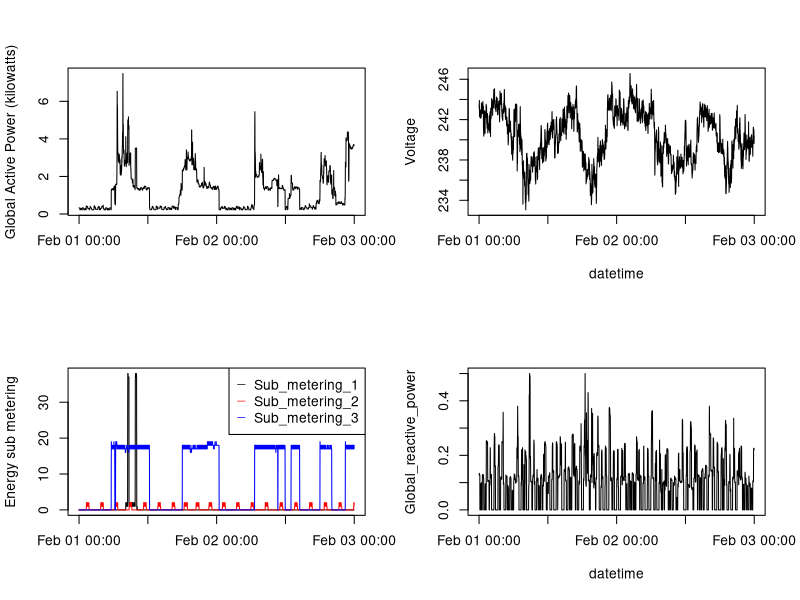

The R script that drew this image:
#This script generates 4 line graphs analizing different values measured 
#for the electric power consumption in one household during February 
#1st and February 2nd, 2007.

#Reading the data (extracted from the household_power_consumption.txt)
consumption <- read.table(file="touse.txt",header = TRUE, "sep"=";",as.is = TRUE)
consumption$FullDate <- strptime(paste(consumption$Date,consumption$Time), 
                                 format="%d/%m/%Y %H:%M:%S")

#Creating the png file
if(!file.exists("plots")) {dir.create("plots")}
png(filename = "./plots/plot4.png",width = 480, height = 480)

#Creating the 4 graphs
#Parameters
par(mfrow=c(2,2))


#First Plot (1,1)
with(consumption,plot(FullDate,Global_active_power,type="l", main = "",
                      ylab="Global Active Power (kilowatts)",xlab=""))

#Second Plot 
with(consumption,plot(FullDate,Voltage,type="l", 
                      ylab="Voltage",xlab="datetime"))

#Third Plot
with(consumption,plot(FullDate, Sub_metering_1,type = "n",
                      main = "",
                      xlab="", ylab = "Energy sub metering"))
with(consumption,points(FullDate, consumption$Sub_metering_1, col="black",
                        type="l"))
with(consumption,points(FullDate, consumption$Sub_metering_2, col="red",
                        type="l"))
with(consumption,points(FullDate, consumption$Sub_metering_3, col="blue",
                        type="l"))
legend("topright",pch="_", col = c("black","red","blue"), 
       legend=c("Sub_metering_1","Sub_metering_2", "Sub_metering_3"))

#Fourth Plot
with(consumption,plot(FullDate,Global_reactive_power,type="l", 
                      xlab="datetime"))

#Resetting the parameters
(par(mfrow=c(1,1)))

#Closing the conection
dev.off()

#Removing the data set from memory
rm(consumption)
